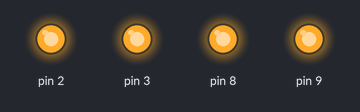
Recording of a sketch running on a simulated Arduino Uno, built with avr-gcc and run on an emulated ATmega328P. Shown: output pins drawn as LEDs (lit = HIGH).

Above: at 0.1 s.
Timing chart, 0 to 1.6 s (numbered marks = the images above):
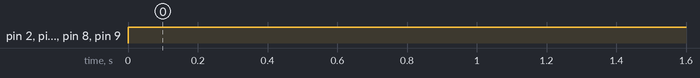

Measured:
- by itself, pin 2, pin 3, pin 8, pin 9: LOW → HIGH at 0.00 s

The sketch:

OLD_MCU__11_A.ino
```cpp
// main.c
#include <avr/io.h>
#include <util/atomic.h>
#include <avr/interrupt.h>

#define ACTIVE_HIGH 1
#define ACTIVE_LOW 0
#define LED_RED 2
#define LED_YELOW 3
#define LED_GREEN 0
#define LED_BLUE 1

void ledInit();
void ledSetup();
void ledBlink();

typedef struct led {
  volatile uint8_t *ddr;
  volatile uint8_t *port;
  uint8_t ledPIn;
  uint8_t ledPinConfig;
  unsigned int timeON;
  unsigned int timeOFF;
  unsigned long ledMillis;
} led;

void ledInit(
  struct led *led,
  volatile uint8_t *ddr,
  volatile uint8_t *port,
  uint8_t ledPIn,
  uint8_t ledPinConfig,
  unsigned int timeON,
  unsigned int timeOFF,
  unsigned long ledMillis) {
  led->ddr = ddr;
  led->port = port;
  led->ledPIn = ledPIn;
  led->timeON = timeON;
  led->timeOFF = timeOFF;
  led->ledPinConfig = ledPinConfig;
  led->ledMillis = ledMillis;
}

void ledSetup(struct led *led) {

  *(led->ddr) |= (1 << led->ledPIn);  // DDRx OUTPUT MODE

  ((led->ledPinConfig) == 0) ? *(led->port) |= (1 << led->ledPIn) : *(led->port) &= ~(1 << led->ledPIn);
  // *(led->port) |= (1 << led->ledPIn);// PORTx init State HIGH
  // *(led->port) &= ~(1 << led->ledPIn);// PORTx init State LOW
}

void ledBlink(struct led *led) {
  // *(led->ledMillis) = millis();
  // static unsigned long ledMillis = millis();

  if ((millis() - (led->ledMillis)) > led->timeON) {
    *(led->port) ^= (1 << led->ledPIn);
    (led->ledMillis) = millis();
  }
}


//NOTE: A unsigned long holds values from 0 to 4,294,967,295 (2^32 - 1). It will roll over to 0 after reaching its maximum value.
volatile unsigned long timer1_millis;

ISR(TIMER1_COMPA_vect);
void init_millis(unsigned long f_cpu);
unsigned long millis(void);


ISR(TIMER1_COMPA_vect) {
  timer1_millis++;
}

void init_millis(unsigned long f_cpu) {
  unsigned long ctc_match_overflow;

  ctc_match_overflow = ((f_cpu / 1000) / 8);  //when timer1 is this value, 1ms has passed

  // (Set timer to clear when matching ctc_match_overflow) | (Set clock divisor to 8)
  TCCR1B |= (1 << WGM12) | (1 << CS11);

  // high byte first, then low byte
  OCR1AH = (ctc_match_overflow >> 8);
  OCR1AL = ctc_match_overflow;

  // Enable the compare match interrupt
  TIMSK1 |= (1 << OCIE1A);

  //REMEMBER TO ENABLE GLOBAL INTERRUPTS AFTER THIS WITH sei(); !!!
}

unsigned long millis(void) {
  unsigned long millis_return;

  // Ensure this cannot be disrupted
  ATOMIC_BLOCK(ATOMIC_FORCEON) {
    millis_return = timer1_millis;
  }
  return millis_return;
}

int main() {
  init_millis(16000000UL);
  struct led LEDRed0;
  struct led LEDYellow0;
  struct led LEDGreend0;
  struct led LEDBlue0;
  // led LEDRed1;
  // led LEDRed2;
  ledInit(&LEDRed0  ,     &DDRD, &PORTD, LED_RED,   ACTIVE_LOW, 500, 500,0);
  ledInit(&LEDYellow0 ,   &DDRD, &PORTD, LED_YELOW, ACTIVE_LOW, 500, 500,0);
  ledInit(&LEDGreend0 ,   &DDRB, &PORTB, LED_GREEN, ACTIVE_LOW, 800, 500,0);
  ledInit(&LEDBlue0 ,     &DDRB, &PORTB, LED_BLUE,  ACTIVE_LOW, 100, 500,0);

  ledSetup(&LEDRed0);
  ledSetup(&LEDYellow0);
  ledSetup(&LEDGreend0);
  ledSetup(&LEDBlue0);


  while (1) {

    ledBlink(&LEDRed0);
    ledBlink(&LEDYellow0);
    ledBlink(&LEDGreend0);
    ledBlink(&LEDBlue0);
  }
  return 0;
}
```
